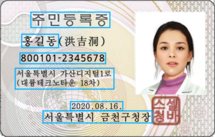
#> input picture OCR/origin.png, 215 x 137 px, found by its file name
$ python main.py
#> lines starting #> are read from the running program, lines starting #| are printed output that depends on the picture; after the words box and inside, x2 and y2 are one past the last pixel; in counts of white or black regions, pixels touching at a corner belong together
import cv2
import numpy as np

# 원본 이미지 경로
img_path = "D:/DEV/workspace_python/OCR/origin.png"
mask_path = "D:/DEV/workspace_python/OCR/mask.png"

# 이미지 읽기
img = cv2.imread(img_path)
#> img is the input picture: shape (137, 215, 3); mean B, G, R 199.7, 204, 205.8

if img is None:
    print("❌ 원본 이미지를 불러올 수 없습니다.")
    exit()

# 그레이스케일 변환
gray = cv2.cvtColor(img, cv2.COLOR_BGR2GRAY)
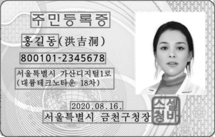
#> gray: shape (137, 215); min 16, max 255, mean 204.1

# 임계값 적용 (텍스트 영역 검출)
_, mask = cv2.threshold(gray, 200, 255, cv2.THRESH_BINARY_INV)
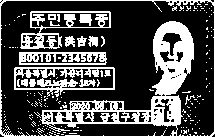
#> mask: shape (137, 215); 30.9% white; 185 white regions (169 under 20 px), largest, box (x1, y1, x2, y2) and area: (0, 0, 215, 137) 5094, (14, 67, 115, 97) 1140, (20, 11, 111, 49) 999

# 마스크 저장
cv2.imwrite(mask_path, mask)

print(f"✅ 마스크 생성 완료: {mask_path}")
